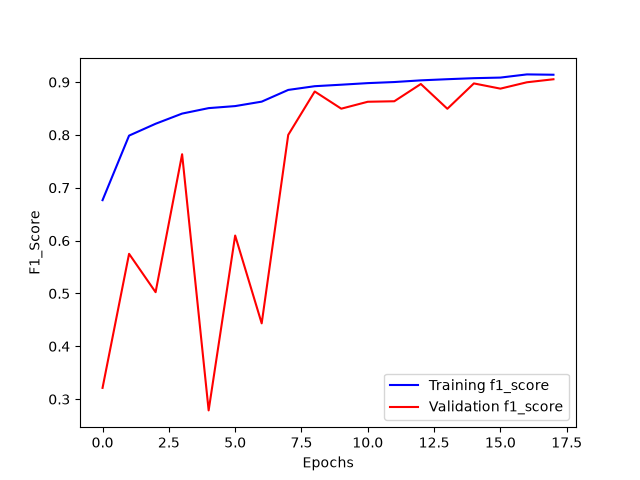

The script that drew this image:
# %%
# Pour la manipulation de tableaux
import numpy as np

# Imports nécessaires pour construire un modèle CNN avec l'API fonctionnelle de Keras
from tensorflow.keras.layers import Input, Dense
from tensorflow.keras.models import Model,load_model
from tensorflow.keras.layers import Dropout 
from tensorflow.keras.layers import Flatten
from tensorflow.keras.layers import Conv2D 
from tensorflow.keras.layers import MaxPooling2D
from tensorflow.keras.layers import Rescaling
from tensorflow.keras.layers import BatchNormalization,GlobalAveragePooling2D
from tensorflow.keras.preprocessing import image_dataset_from_directory
from tensorflow.keras.regularizers import l2
from sklearn.metrics import f1_score, accuracy_score, classification_report
from sklearn.utils.class_weight import compute_class_weight

# Pour encoder les labels
from tensorflow.keras.utils import to_categorical 

# Pour évaluer les performances 
from sklearn import metrics

# Pour visualiser les performances
import matplotlib.pyplot as plt
from matplotlib import cm
import seaborn as sns
import keras



# %%
import tensorflow as tf
tf.config.list_physical_devices('GPU')

# %%
train_ds = image_dataset_from_directory(
    directory="../../../COVID-19_Radiography_Dataset_split/train_augmented/",                                 
    image_size=(299, 299),
    batch_size = 32,
    labels="inferred",
    shuffle=True,
    seed=42,
    color_mode='grayscale'
    
)

# %%
train_ds_not_augmented = image_dataset_from_directory(
    directory="../../../COVID-19_Radiography_Dataset_split/train/",                                 
    image_size=(299, 299),
    batch_size = 32,
    labels="inferred",
    shuffle=True,
    seed = 42,
    color_mode='grayscale'
)



# %%
val_ds = image_dataset_from_directory(
    directory="../../../COVID-19_Radiography_Dataset_split/validation/",                                 
    image_size=(299, 299),
    batch_size = 32,
    labels="inferred",
    seed = 42,
    shuffle=True,
    color_mode='grayscale'
)



# %%
test_ds = image_dataset_from_directory(
    directory="../../../COVID-19_Radiography_Dataset_split/test/",                                 
    image_size=(299, 299),
    batch_size = 32,
    labels="inferred",
    seed = 42,
    shuffle=True,
    color_mode='grayscale'
)

# à calculer sur les labels du train 
y_train_not_augmented = np.concatenate([labels for images, labels in train_ds_not_augmented], axis=0)
class_weights = compute_class_weight('balanced', classes=np.unique(y_train_not_augmented), y=y_train_not_augmented)
class_weight_dict = dict(enumerate(class_weights))


# %%
from tensorflow.keras.callbacks import Callback
from timeit import default_timer as timer

class TimingCallback(Callback):
    def __init__(self, logs={}):
        self.logs=[]
    def on_epoch_begin(self, epoch, logs={}):
        self.starttime = timer()
    def on_epoch_end(self, epoch, logs={}):
        self.logs.append(timer()-self.starttime)

@keras.saving.register_keras_serializable()
class SparseF1Score(tf.keras.metrics.F1Score):
    """F1Score de Keras adaptée aux labels sparses (entiers) plutôt que one-hot."""
    def __init__(self, num_classes, **kwargs):
        super().__init__(**kwargs)
        self.num_classes_ = num_classes

    def update_state(self, y_true, y_pred, sample_weight=None):
        y_true = tf.one_hot(tf.cast(tf.reshape(y_true, [-1]), tf.int32), depth=self.num_classes_)
        return super().update_state(y_true, y_pred, sample_weight)

# %%
from tensorflow.keras.callbacks import ReduceLROnPlateau, EarlyStopping

early_stopping = EarlyStopping(
    patience=5,
    min_delta=0.01,
    verbose=1,
    mode='max',
    monitor='val_f1_score')

reduce_learning_rate = ReduceLROnPlateau(
                                    monitor="val_f1_score",
                                    patience=3, # si val_f1_score stagne sur 3 epochs consécutives selon la valeur min_delta
                                    min_delta=0.01,
                                    factor=0.1,  # On réduit le learning rate d'un facteur 0.1
                                    cooldown=4,  # On attend 4 epochs avant de réitérer 
                                    mode='max',
                                    verbose=1)

time_callback = TimingCallback()

# %%
# Instanciation des couches
inputs = Input(shape=(299, 299, 1), name="Input")

normalization_layer=Rescaling(1./255)

#layer 1 à 3
layer1 = Conv2D(
    filters=32,
    kernel_size=(3, 3),
    padding='same',
    activation='relu',
    name='conv_layer1',
    kernel_regularizer=l2(1e-4)
)

layer2=BatchNormalization(name="BatchNormalization1")

layer3 = MaxPooling2D(
    pool_size=(2, 2),
    name='max_pooling_layer1'
)
#layer 4 à 6
layer4 = Conv2D(
    filters=64,
    kernel_size=(3, 3),
    padding='same',
    activation='relu',
    name='conv_layer2',
    kernel_regularizer=l2(1e-4)
)

layer5=BatchNormalization(name="BatchNormalization2")

layer6 = MaxPooling2D(
    pool_size=(2, 2),
    name='max_pooling_layer2'
)

#layer 7 à 9
layer7 = Conv2D(
    filters=128,
    kernel_size=(3, 3),
    padding='same',
    activation='relu',
    name='conv_layer3',
    kernel_regularizer=l2(1e-4)
)

layer8=BatchNormalization(name="BatchNormalization3")

layer9 = MaxPooling2D(
    pool_size=(2, 2),
    name='max_pooling_layer3'
)

#layer 10 à 12
layer10 = Conv2D(
    filters=256,
    kernel_size=(3, 3),
    padding='same',
    activation='relu',
    name='conv_layer4',
    kernel_regularizer=l2(1e-4)
)

layer11=BatchNormalization(name="BatchNormalization4")

layer12 = MaxPooling2D(
    pool_size=(2, 2),
    name='max_pooling_layer4'
)


#layer 14 à 18
layer13 = GlobalAveragePooling2D()
layer14 = Dropout(rate=0.3)

#layer15 = Flatten()

layer15 = Dense(
    units=128,
    activation='relu',
    name='dense_hidden_layer'
    
)

layer16 = Dropout(rate=0.3)

output_layer = Dense(
    units=4,
    activation='softmax',
    name='output_layer'
)


# %%
# Utilisation des couches
x= normalization_layer(inputs)
x = layer1(x)
x = layer2(x)
x = layer3(x)
x = layer4(x)
x = layer5(x)
x = layer6(x)
x = layer7(x)
x = layer8(x)
x = layer9(x)
x = layer10(x)
x = layer11(x)
x = layer12(x)
x = layer13(x)
x = layer14(x)
x = layer15(x)
x = layer16(x)
#x = layer17(x)


# Création du modèle
outputs = output_layer(x)
model = Model(inputs=inputs, outputs=outputs)

# %%


model.compile(loss='sparse_categorical_crossentropy', # fonction de perte
              optimizer='adam',                # algorithme d'optimisation
              metrics=[SparseF1Score(num_classes=4, average='macro', name='f1_score')])            # métrique d'évaluation

model_history = model.fit(train_ds,
                          validation_data=val_ds,
                          epochs=50,
                          callbacks = [reduce_learning_rate,
                                       early_stopping,
                                       time_callback],
                          class_weight=class_weight_dict,  # <-- ajouté             
                          shuffle=False) 

model.save('cnn_256_l2_weight.keras')




# %%
# Labels des axes
plt.xlabel('Epochs')
plt.ylabel('F1_Score')

# Courbe de la précision sur l'échantillon d'entrainement
plt.plot(
         model_history.history['f1_score'],
         label='Training f1_score',
         color='blue')

# Courbe de la précision sur l'échantillon de test
plt.plot(
         model_history.history['val_f1_score'], 
         label='Validation f1_score',
         color='red')

# Affichage de la légende
plt.legend()



plt.savefig('cnn_256_l2_weight.png')
np.save('cnn_256_l2_weight.npy',model_history.history)

# Affichage de la figure
plt.show()
